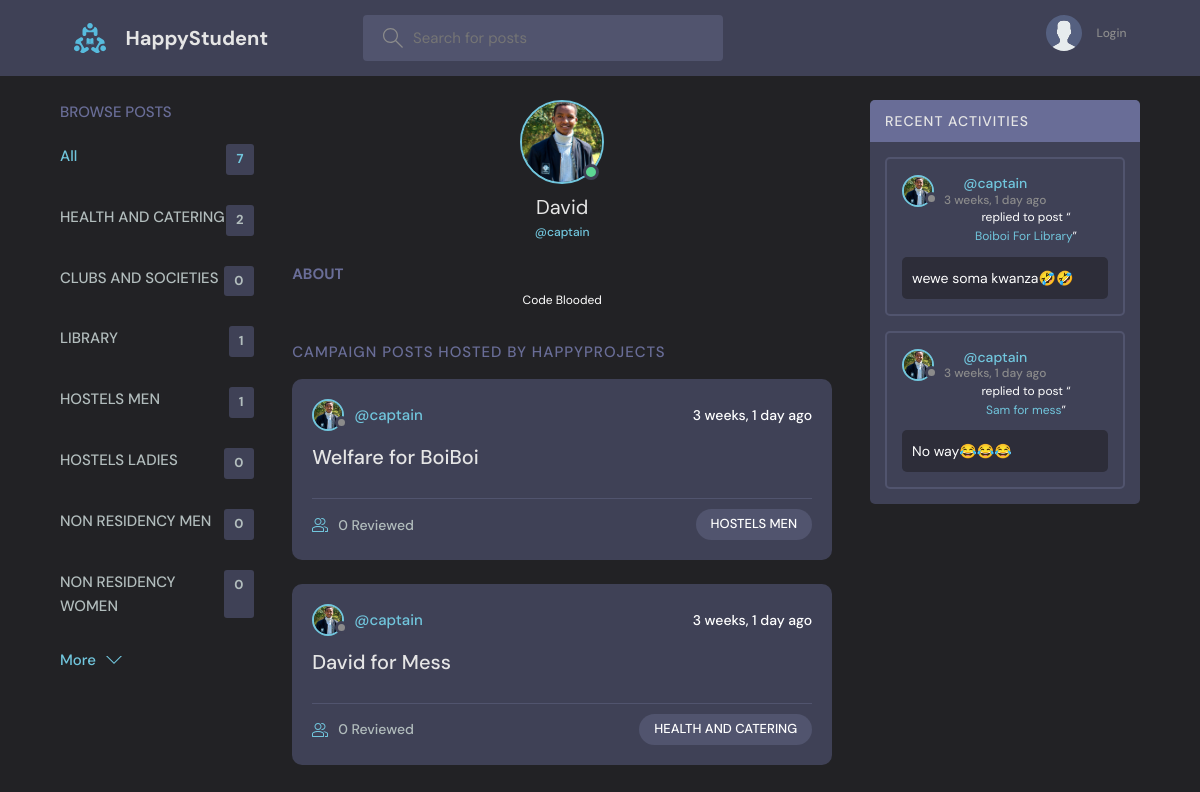
The page /profile/4/ on the database its author committed.
### base/models.py (models this page shows, shortened)
class Topic(models.Model):
    name = models.CharField(max_length=200)

class User(AbstractUser):
    username = models.CharField(max_length=200, unique=True, null=True)
    name = models.CharField(max_length=200, null=True)
    bio = models.TextField(null=True)
    avatar = models.ImageField(null=True, default="avatar.svg")
    USERNAME_FIELD = 'username'
    REQUIRED_FIELDS = []

class Room(models.Model):
    host = models.ForeignKey(User, on_delete=models.SET_NULL, null=True)
    topic = models.ForeignKey(Topic, on_delete=models.SET_NULL, null=True)
    name = models.CharField(max_length=200)
    description = models.TextField(null=True, blank=True)
    participants = models.ManyToManyField(
        User, related_name='participants', blank=True)
    updated = models.DateTimeField(auto_now=True)
    created = models.DateTimeField(auto_now_add=True)
    class Meta:
        ordering = ['-updated', '-created']
    def __str__(self):
        return self.name

class Message(models.Model):
    user = models.ForeignKey(User, on_delete=models.CASCADE)
    room = models.ForeignKey(Room, on_delete=models.CASCADE)
    body = models.TextField()
    updated = models.DateTimeField(auto_now=True)
    created = models.DateTimeField(auto_now_add=True)
    class Meta:
        ordering = ['-updated', '-created']

### base/views.py (the view)
# urls.py: path('profile/<str:pk>/', views.userProfile, name="user-profile"),
def userProfile(request, pk):
    user = User.objects.get(id=pk)
    rooms = user.room_set.all()
    room_messages = user.message_set.all()
    topics = Topic.objects.all()
    context = {'user': user, 'rooms': rooms,
               'room_messages': room_messages, 'topics': topics}
    return render(request, 'base/profile.html', context)

### base/templates/base/profile.html (shortened to what this page needs)
{% extends 'main.html' %}
{% block content %}
<main class="profile-page layout layout--3">
  <div class="container">
    {% include 'base/topics_component.html' %}
    <div class="roomList">
      <div class="profile">
        <div class="profile__avatar">
          <div class="avatar avatar--large active">
            <img src="{{user.avatar.url}}" />
          </div>
        </div>
        <div class="profile__info">
          <h3>{{user.name}}</h3>
          <p>@{{user.username}}</p>
        </div>
        <div class="profile__about">
          <h3>About</h3>
          <p>
            {{user.bio}}
          </p>
        </div>
      </div>
      <div class="roomList__header">
        <div>
          <h2>Campaign Posts Hosted by happyprojects</a>
          </h2>
        </div>
      </div>
      {% include 'base/feed_component.html' %}
    </div>
    {% include 'base/activity_component.html' %}
  </div>
</main>
{% endblock content %}

### base/templates/base/topics_component.html
<div class="topics">
    <div class="topics__header">
        <h2>Browse Posts</h2>
    </div>
    <ul class="topics__list">
        <li>
            <a href="{% url 'home' %}" class="active">All <span>{{topics.count}}</span></a>
        </li>
        {% for topic in topics %}
        <li>
            <a href="{% url 'home' %}?q={{topic.name}}">{{topic.name}}<span>{{topic.room_set.all.count}}</span></a>
        </li>
        {% endfor %}
    </ul>
    <a class="btn btn--link" href="{% url 'topics' %}">
        More
        <svg version="1.1" xmlns="http://www.w3.org/2000/svg" width="32" height="32" viewBox="0 0 32 32">
            <title>chevron-down</title>
            <path d="M16 21l-13-13h-3l16 16 16-16h-3l-13 13z"></path>
        </svg>
    </a>
</div>

### base/templates/base/feed_component.html (shortened to what this page needs)
{% for room in rooms %}
<div class="roomListRoom">
    <div class="roomListRoom__header">
        <a href="{% url 'user-profile' room.host.id %}" class="roomListRoom__author">
            <div class="avatar avatar--small">
                <img src="{{room.host.avatar.url}}" />
            </div>
            <span>@{{room.host.username}}</span>
        </a>
        <div class="roomListRoom__actions">
            <span>{{room.created|timesince}} ago</span>
        </div>
    </div>
    <div class="roomListRoom__content">
        <a href="{% url 'room' room.id %}">{{room.name}}</a>
    </div>
    <div class="roomListRoom__meta">
        <a href="{% url 'room' room.id %}" class="roomListRoom__joined">
            {{room.participants.all.count}} Reviewed
        </a>
        <p class="roomListRoom__topic">{{room.topic.name}}</p>
    </div>
</div>
{% endfor %}

### base/templates/base/activity_component.html (shortened to what this page needs)
<div class="activities">
    <div class="activities__header">
        <h2>Recent Activities</h2>
    </div>
    {% for message in room_messages %}
    <div class="activities__box">
        <div class="activities__boxHeader roomListRoom__header">
            <a href="{% url 'user-profile' message.user.id %}" class="roomListRoom__author">
                <div class="avatar avatar--small">
                    <img src="{{message.user.avatar.url}}" />
                </div>
                <p>
                    @{{message.user.username}}
                    <span>{{message.created|timesince}} ago</span>
                </p>
            </a>
        </div>
        <div class="activities__boxContent">
            <p>replied to post “<a href="{% url 'room' message.room.id %}">{{message.room}}</a>”</p>
            <div class="activities__boxRoomContent">{{message.body}}</div>
        </div>
    </div>
    {% endfor %}
</div>

### rows shown on the page
Topic: name "HEALTH AND CATERING", room_set.all.count "2"
Topic: name "CLUBS AND SOCIETIES", room_set.all.count "0"
Topic: name "LIBRARY", room_set.all.count "1"
Topic: name "HOSTELS MEN", room_set.all.count "1"
Topic: name "HOSTELS LADIES", room_set.all.count "0"
Topic: name "NON RESIDENCY MEN", room_set.all.count "0"
Topic: name "NON RESIDENCY WOMEN", room_set.all.count "0"
User: avatar (picture), name "David", username "captain", bio "Code Blooded"
Room: host.avatar (picture), host.username "captain", created "3 weeks, 1 day", name "Welfare for BoiBoi", participants.all.count "0", topic.name "HOSTELS MEN"
Room: host.avatar (picture), host.username "captain", created "3 weeks, 1 day", name "David for Mess", participants.all.count "0", topic.name "HEALTH AND CATERING"
Message: user.avatar (picture), user.username "captain", created "3 weeks, 1 day", room "Boiboi For Library", body "wewe soma kwanza🤣🤣"
Message: user.avatar (picture), user.username "captain", created "3 weeks, 1 day", room "Sam for mess", body "No way😂😂😂"

### other values the page prints
{{ topics.count }} "7"
